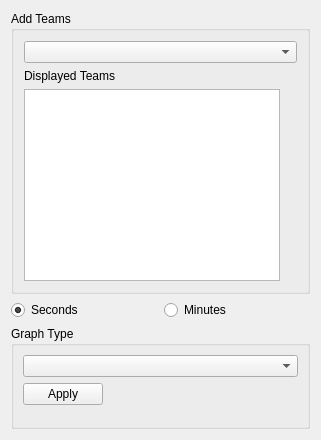
<?xml version="1.0" encoding="UTF-8"?>
<ui version="4.0">
 <class>Form</class>
 <widget class="QWidget" name="Form">
  <property name="geometry">
   <rect>
    <x>0</x>
    <y>0</y>
    <width>321</width>
    <height>440</height>
   </rect>
  </property>
  <property name="windowTitle">
   <string>Graphing Options</string>
  </property>
  <layout class="QGridLayout" name="gridLayout_3">
   <item row="0" column="0">
    <layout class="QGridLayout" name="gridLayout_2">
     <item row="0" column="1">
      <widget class="QGroupBox" name="groupBox_1">
       <property name="title">
        <string>Add Teams</string>
       </property>
       <layout class="QHBoxLayout" name="horizontalLayout_2">
        <item>
         <layout class="QFormLayout" name="listLayout">
          <property name="fieldGrowthPolicy">
           <enum>QFormLayout::AllNonFixedFieldsGrow</enum>
          </property>
          <property name="margin">
           <number>1</number>
          </property>
          <item row="1" column="0">
           <widget class="QLabel" name="label_2">
            <property name="text">
             <string>Displayed Teams</string>
            </property>
           </widget>
          </item>
          <item row="2" column="0">
           <widget class="QListWidget" name="ChosenTeamList">
            <property name="sizePolicy">
             <sizepolicy hsizetype="Expanding" vsizetype="Maximum">
              <horstretch>0</horstretch>
              <verstretch>0</verstretch>
             </sizepolicy>
            </property>
            <property name="toolTip">
             <string extracomment="Double click to remove team."/>
            </property>
            <property name="autoFillBackground">
             <bool>false</bool>
            </property>
           </widget>
          </item>
          <item row="0" column="0" colspan="2">
           <widget class="QComboBox" name="TeamChoiceBox"/>
          </item>
         </layout>
        </item>
       </layout>
      </widget>
     </item>
    </layout>
   </item>
   <item row="2" column="0">
    <widget class="QGroupBox" name="groupBox_2">
     <property name="title">
      <string>Graph Type</string>
     </property>
     <layout class="QFormLayout" name="formLayout">
      <item row="0" column="0" colspan="2">
       <widget class="QComboBox" name="GraphTypes">
        <property name="sizePolicy">
         <sizepolicy hsizetype="Preferred" vsizetype="Fixed">
          <horstretch>0</horstretch>
          <verstretch>0</verstretch>
         </sizepolicy>
        </property>
       </widget>
      </item>
      <item row="1" column="0">
       <widget class="QDialogButtonBox" name="ApplyGraphBtn">
        <property name="standardButtons">
         <set>QDialogButtonBox::Apply</set>
        </property>
       </widget>
      </item>
     </layout>
    </widget>
   </item>
   <item row="1" column="0">
    <layout class="QHBoxLayout" name="horizontalLayout_3">
     <item>
      <widget class="QRadioButton" name="SecondButton">
       <property name="text">
        <string>Seconds</string>
       </property>
       <property name="checked">
        <bool>true</bool>
       </property>
      </widget>
     </item>
     <item>
      <widget class="QRadioButton" name="MinuteButton">
       <property name="text">
        <string>Minutes</string>
       </property>
      </widget>
     </item>
    </layout>
   </item>
  </layout>
 </widget>
 <resources/>
 <connections/>
</ui>
